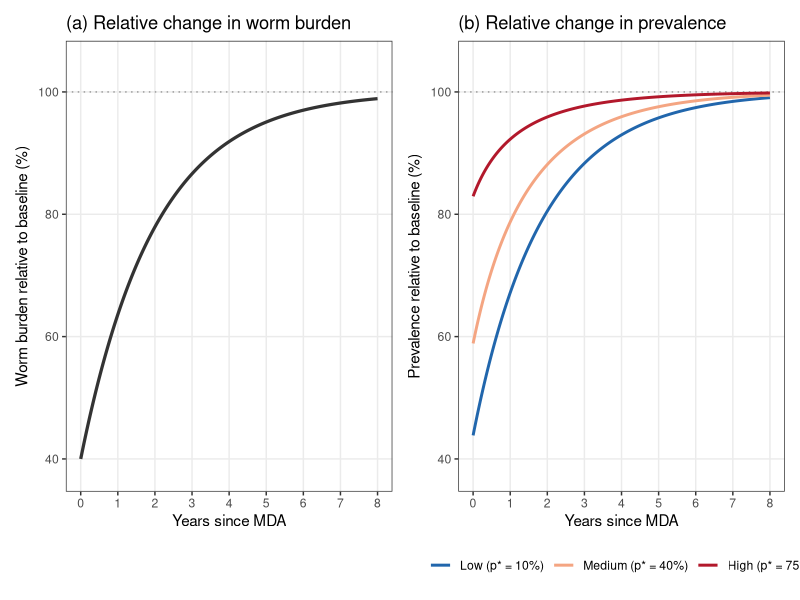
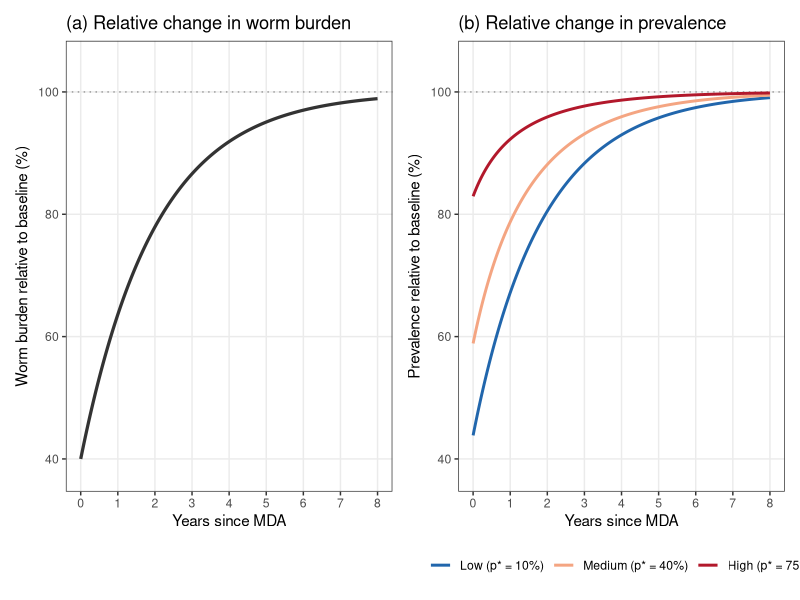

The R script that drew these images, in order:
# =============================================================================
# MDA temporal decay: worm burden vs prevalence
#
# Core message:
#   MDA reduces worm burden by the SAME relative amount regardless of baseline.
#   But the same relative worm burden reduction produces DIFFERENT relative
#   prevalence reductions depending on baseline endemicity.
#
# Two panels, time on x-axis:
#   Panel A: Relative worm burden  mu(t)/mu*  — one curve for all baselines
#   Panel B: Relative prevalence   p(t)/p*    — different curve per baseline
# =============================================================================
library(ggplot2)
library(dplyr)
library(patchwork)

# ------ Model parameters ------------------------------------------------------
omega   <- 0.5     # NB aggregation
alpha   <- 1.0     # per-worm output rate
alpha_W <- 0.6     # immediate worm burden reduction from MDA
gamma_W <- 2.0     # recovery timescale (years)

# ------ Functions -------------------------------------------------------------
# MDA decay: proportion of baseline worm burden remaining at time t post-MDA
phi <- function(t) 1 - alpha_W * exp(-t / gamma_W)

# Prevalence from mean worm burden
prev <- function(mu) 1 - (omega / (omega + mu * (1 - exp(-alpha))))^omega

# Invert: mu from prevalence
mu_from_prev <- function(p0) {
  omega * ((1 - p0)^(-1 / omega) - 1) / (1 - exp(-alpha))
}

# ------ Three baseline levels -------------------------------------------------
baselines <- data.frame(
  label = c("Low (p* = 10%)", "Medium (p* = 40%)", "High (p* = 75%)"),
  p_star = c(0.10, 0.40, 0.75)
) |>
  mutate(mu_star = mu_from_prev(p_star))

cols <- c("Low (p* = 10%)"    = "#2166AC",
          "Medium (p* = 40%)" = "#F4A582",
          "High (p* = 75%)"   = "#B2182B")

# ------ Time grid (years since MDA) ------------------------------------------
t_seq <- seq(0, 8, length.out = 400)

# ------ Build data frame ------------------------------------------------------
df <- lapply(seq_len(nrow(baselines)), function(k) {
  mu_star <- baselines$mu_star[k]
  p_star  <- baselines$p_star[k]
  data.frame(
    t            = t_seq,
    label        = baselines$label[k],
    rel_mu       = phi(t_seq),                               # same for all k
    rel_prev     = prev(mu_star * phi(t_seq)) / p_star       # differs by k
  )
}) |> bind_rows() |>
  mutate(label = factor(label, levels = baselines$label))

theme_paper <- theme_bw(base_size = 11) +
  theme(panel.grid.minor = element_blank(),
        legend.position  = "bottom",
        legend.title     = element_blank())

# ------ Panel A: relative worm burden ----------------------------------------
# All three curves are identical — plot just one line with a note
df_a <- df |> filter(label == "Low (p* = 10%)")

p_a <- ggplot(df_a, aes(x = t, y = rel_mu * 100)) +
  geom_hline(yintercept = 100, linetype = "dotted", colour = "grey60") +
  geom_line(linewidth = 1.1, colour = "grey20") +
  scale_x_continuous(breaks = 0:8) +
  scale_y_continuous(limits = c(38, 105), breaks = seq(0, 100, 20)) +
  labs(x     = "Years since MDA",
       y     = expression("Worm burden relative to baseline (%)"),
       title = "(a) Relative change in worm burden") +
  annotate("text", x = 5, y = 15,
           label = "Identical decay regardless\nof baseline endemicity",
           size = 3.2, colour = "grey30") +
  theme_paper

# ------ Panel B: relative prevalence -----------------------------------------
p_b <- ggplot(df, aes(x = t, y = rel_prev * 100, colour = label)) +
  geom_hline(yintercept = 100, linetype = "dotted", colour = "grey60") +
  geom_line(linewidth = 1.0) +
  scale_colour_manual(values = cols) +
  scale_x_continuous(breaks = 0:8) +
  scale_y_continuous(limits = c(38, 105), breaks = seq(0, 100, 20)) +
  labs(x     = "Years since MDA",
       y     = expression("Prevalence relative to baseline (%)"),
       title = "(b) Relative change in prevalence") +
  theme_paper

# ------ Combine ---------------------------------------------------------------
combined <- p_a | p_b

ggsave("mda_prevalence_illustration.pdf",
       plot = combined, width = 11, height = 5, device = cairo_pdf)
ggsave("mda_prevalence_illustration.png",
       plot = combined, width = 11, height = 5, dpi = 300)

# ------ Print reduction at peak effect (t -> 0+) and at t = 2 years ----------
cat("\n=== Worm burden and prevalence reductions at t = 0+ (immediate) ===\n")
cat(sprintf("Worm burden: %.1f%% of baseline (same for all)\n",
            phi(0.001) * 100))
cat(sprintf("\n%-22s  Prevalence at t=0+  Prevalence at t=2y\n", "Baseline"))
for (k in seq_len(nrow(baselines))) {
  mu_star <- baselines$mu_star[k]
  p_star  <- baselines$p_star[k]
  p0 <- prev(mu_star * phi(0.001)) / p_star * 100
  p2 <- prev(mu_star * phi(2))     / p_star * 100
  cat(sprintf("%-22s  %4.1f%%               %4.1f%%\n",
              baselines$label[k], p0, p2))
}
cat(sprintf("\nalpha_W=%.1f  gamma_W=%.1f  omega=%.1f  alpha=%.1f\n",
            alpha_W, gamma_W, omega, alpha))
